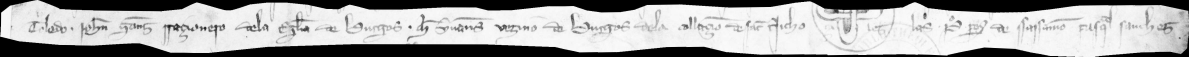
#> input picture data/train_filtre/ligne_0001.jpg, 4755 x 226 px (shown at 1/4 size)
$ python -i pipeline.py   (imports and definitions only)
#> lines starting #> are read from the running program, lines starting #| are printed output that depends on the picture; after the words box and inside, x2 and y2 are one past the last pixel; in counts of white or black regions, pixels touching at a corner belong together
import cv2
import numpy as np
from PIL import Image
from pathlib import Path
from skimage.filters import threshold_sauvola


def pretraiter_image(chemin_ou_image, deskew=True, clahe=True, binariser=True, debruiter=True, taille_max=4000, angle_max=10.0):
    """Applique la chaine complete de pretraitement a une image de manuscrit.

    Args:
        chemin_ou_image: Chemin vers l'image ou objet PIL.Image.
        deskew: Applique la correction d'inclinaison si True.
        clahe: Applique CLAHE si True.
        binariser: Applique la binarisation Sauvola si True.
        debruiter: Applique le filtre median si True.
        taille_max: Taille maximale en pixels.
        angle_max: Angle maximal pour le deskew.

    Returns:
        Image PIL pretraitee en mode RGB.
    """
#> called with chemin_ou_image = '../../data/train_filtre/ligne_0001.jpg', deskew = True, clahe = True, binariser = True, debruiter = True, taille_max = 4000, angle_max = 10
    if isinstance(chemin_ou_image, (str, Path)):
        image = Image.open(chemin_ou_image).convert("RGB")
#> image is the input picture: PIL image 4755x226 RGB; min 0, max 255, mean 170.5
    else:
        image = chemin_ou_image.convert("RGB")

    largeur, hauteur = image.size
#> largeur = 4755; hauteur = 226
    if max(largeur, hauteur) > taille_max:
        ratio = taille_max / max(largeur, hauteur)
#> ratio = 0.841
        image = image.resize((int(largeur * ratio), int(hauteur * ratio)), Image.LANCZOS)
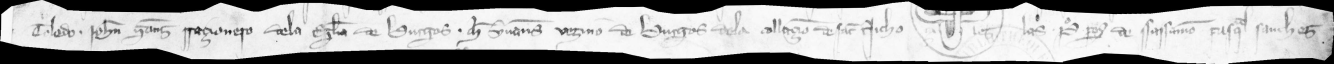
#> image: PIL image 4000x190 RGB (shown at 1/3 size); min 0, max 255, mean 170.6

    if deskew:
        image = _corriger_inclinaison(image, angle_max=angle_max)

    gris = np.array(image.convert("L"))

    if clahe:
        gris = _appliquer_clahe(gris)

    if debruiter:
        gris = cv2.medianBlur(gris, 3)

    if binariser:
        gris = _binariser_sauvola(gris)

    return Image.fromarray(gris).convert("RGB")


def _corriger_inclinaison(image_pil, angle_max=10.0):
    """Corrige l'inclinaison d'une image.

    Args:
        image_pil: Image PIL.
        angle_max: Angle maximum tolere.

    Returns:
        Image PIL redressee.
    """
#> called with angle_max = 10
    gris = np.array(image_pil.convert("L"))
    _, binaire = cv2.threshold(gris, 0, 255, cv2.THRESH_BINARY_INV + cv2.THRESH_OTSU)
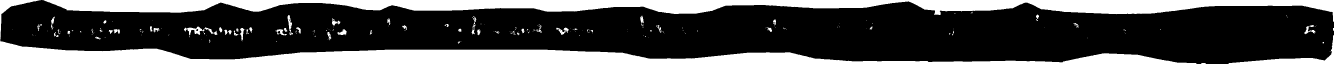
#> binaire: shape (190, 4000) (shown at 1/3 size); 27.3% white; 242 white regions (182 under 20 px), largest, box (x1, y1, x2, y2) and area: (130, 0, 4000, 65) 102172, (0, 0, 3589, 190) 94295, (3686, 106, 4000, 190) 3712
    coords = np.column_stack(np.where(binaire > 0))
#> coords = 207356 pairs, first value 0 to 189, second value 0 to 3999
    if len(coords) < 100:
        return image_pil

    angle = cv2.minAreaRect(coords)[-1]
#> angle = -90
    if angle < -45:
        angle = 90 + angle
#> angle = 0
    elif angle > 45:
        angle = angle - 90

    if abs(angle) > angle_max:
        return image_pil

    if abs(angle) > 0.3:
        image_pil = image_pil.rotate(angle, expand=True, fillcolor=(255, 255, 255))

    return image_pil


def _appliquer_clahe(gris, clip_limit=2.0, tile_size=8):
    """Applique CLAHE sur une image en niveaux de gris.

    Args:
        gris: Image en niveaux de gris (uint8).
        clip_limit: Limite de contraste.
        tile_size: Taille de la grille.

    Returns:
        Image normalisee.
    """
#> called with clip_limit = 2, tile_size = 8
    clahe = cv2.createCLAHE(clipLimit=clip_limit, tileGridSize=(tile_size, tile_size))
    return clahe.apply(gris)
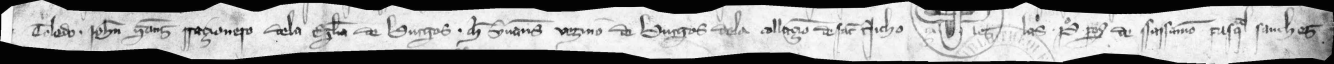
#> returned value: shape (190, 4000) (shown at 1/3 size); min 1, max 255, mean 159.6


def _binariser_sauvola(gris, window_size=25, k=0.2):
    """Binarisation adaptative Sauvola.

    Args:
        gris: Image en niveaux de gris (uint8).
        window_size: Taille de la fenetre locale.
        k: Parametre de ponderation.

    Returns:
        Image binarisee (uint8).
    """
#> called with window_size = 25, k = 0.2
    if window_size % 2 == 0:
        window_size += 1
    seuil = threshold_sauvola(gris, window_size=window_size, k=k)
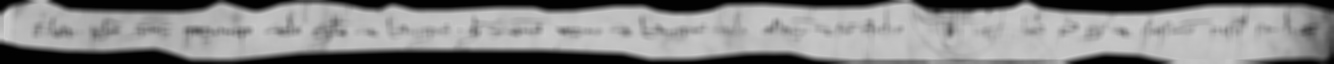
#> seuil: shape (190, 4000) float64 (shown at 1/3 size); min 2.4, max 207.4, mean 136.6
    return ((gris > seuil).astype(np.uint8) * 255)
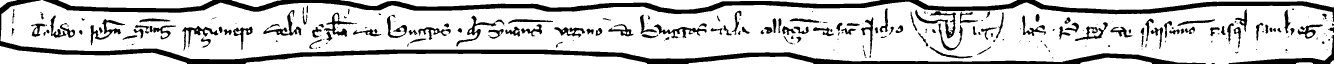
#> returned value: shape (190, 4000) (shown at 1/3 size); 79.4% white; 249 black regions (87 under 20 px), largest, box (x1, y1, x2, y2) and area: (129, 0, 4000, 65) 51487, (0, 0, 3617, 190) 44051, (3686, 105, 4000, 190) 3504

>>> result = pretraiter_image('../../data/train_filtre/ligne_0001.jpg')

$ run again, on data/train_filtre/ligne_0006.jpg
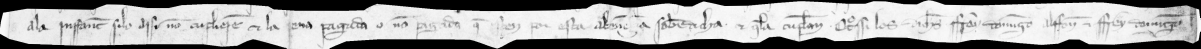
#> input picture data/train_filtre/ligne_0006.jpg, 4801 x 196 px (shown at 1/4 size)
#> in pretraiter_image, image is the input picture: PIL image 4801x196 RGB; min 0, max 255, mean 165
#> image: PIL image 4000x163 RGB
#> in _corriger_inclinaison, `_, binaire = cv2.threshold(gris, 0, 255, cv2.THRESH_BINARY_INV + cv2.T..`:
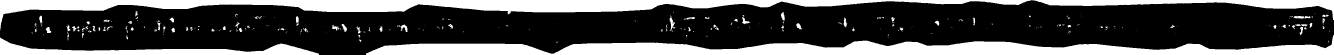
#> binaire: shape (163, 4000) (shown at 1/3 size); 28.5% white; 326 white regions (232 under 20 px), largest, box (x1, y1, x2, y2) and area: (1098, 106, 4000, 163) 78209, (0, 0, 3095, 91) 70042, (0, 113, 957, 163) 15662
#> coords = 185995 pairs, first value 0 to 162, second value 0 to 3999
#> in _corriger_inclinaison, `angle = cv2.minAreaRect(coords)[-1]`: angle = -90
#> in _corriger_inclinaison, `angle = 90 + angle`: angle = 0
#> in _binariser_sauvola, `return ((gris > seuil).astype(np.uint8) * 255)`:
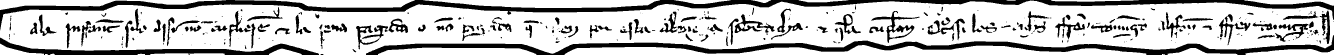
#> returned value: shape (163, 4000) (shown at 1/3 size); 75.7% white; 296 black regions (116 under 20 px), largest, box (x1, y1, x2, y2) and area: (0, 0, 4000, 91) 50249, (1098, 106, 4000, 163) 39564, (0, 113, 957, 163) 12566

$ run again, on data/train_filtre/ligne_0009.jpg
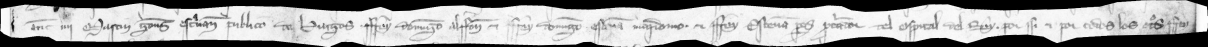
#> input picture data/train_filtre/ligne_0009.jpg, 4831 x 186 px (shown at 1/4 size)
#> in pretraiter_image, image is the input picture: PIL image 4831x186 RGB; min 0, max 255, mean 164.5
#> image: PIL image 4000x154 RGB
#> in _corriger_inclinaison, `_, binaire = cv2.threshold(gris, 0, 255, cv2.THRESH_BINARY_INV + cv2.T..`:
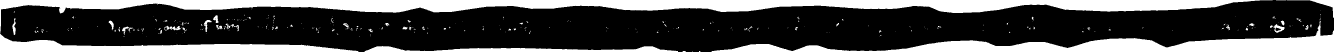
#> binaire: shape (154, 4000) (shown at 1/3 size); 28.3% white; 332 white regions (280 under 20 px), largest, box (x1, y1, x2, y2) and area: (0, 0, 3818, 100) 96405, (2135, 62, 4000, 154) 44007, (0, 101, 1075, 154) 21259
#> coords = 174374 pairs, first value 0 to 153, second value 0 to 3999
#> in _corriger_inclinaison, `angle = cv2.minAreaRect(coords)[-1]`: angle = -90
#> in _corriger_inclinaison, `angle = 90 + angle`: angle = 0
#> in _binariser_sauvola, `return ((gris > seuil).astype(np.uint8) * 255)`:
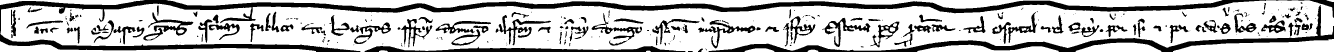
#> returned value: shape (154, 4000) (shown at 1/3 size); 74.4% white; 265 black regions (113 under 20 px), largest, box (x1, y1, x2, y2) and area: (0, 0, 4000, 154) 67040, (2126, 15, 4000, 154) 23172, (1094, 138, 2056, 154) 6759
